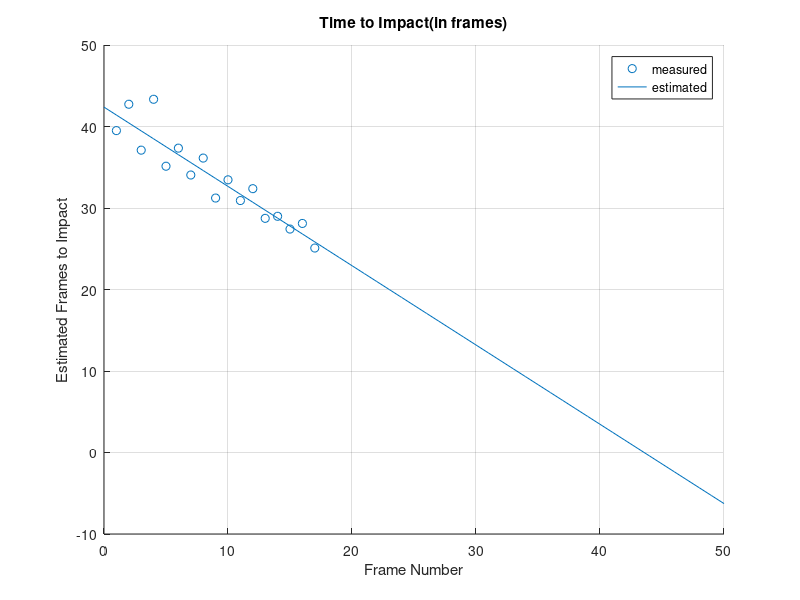
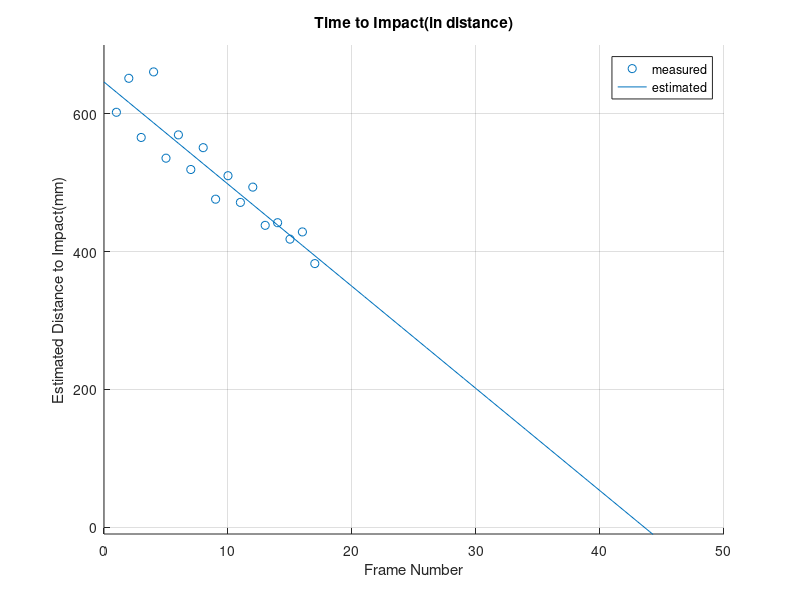
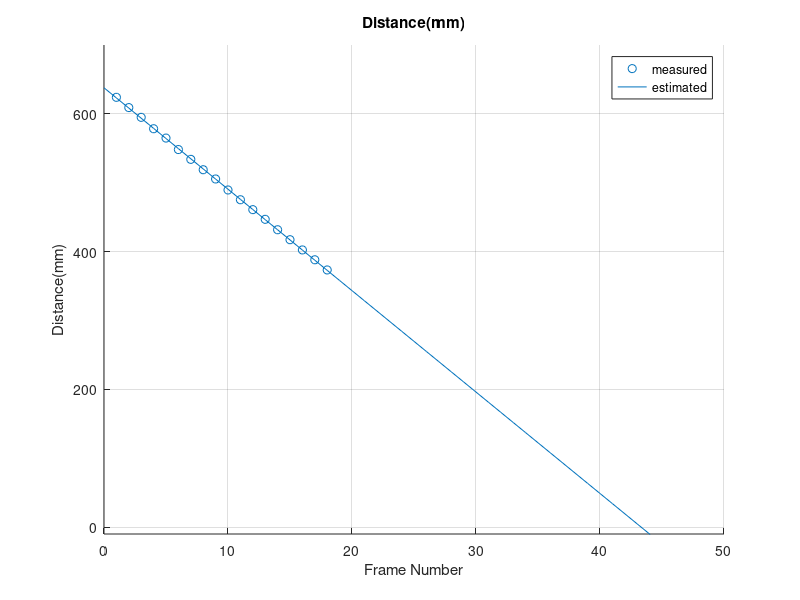

Recreate these plots in MATLAB, in order.
clear; clc; close all;

[x, y] = textread('tau.txt', '%f %f', 17);

% least square estimation
p = polyfit(x,y,1);
frame = 0:50;
tau = polyval(p,frame);

figure(1); hold on; grid on;
title('Time to Impact(in frames)');
scatter(x,y);
plot(frame,tau);
legend('measured', 'estimated');
xlabel('Frame Number');
ylabel('Estimated Frames to Impact');
xlim([0 50]);
ylim([-10 50]);

impact_frame = -p(2)/p(1)

%% task2
distance = 15.25;   % 15.25mm

tau = tau*distance;
figure(2); hold on; grid on;
title('Time to Impact(in distance)');
scatter(x,y*distance);
plot(frame,tau);
legend('measured', 'estimated');
xlabel('Frame Number');
ylabel('Estimated Distance to Impact(mm)');
xlim([0 50]);
ylim([-10 700]);

%% task3
[frame, distance] = textread('distance.txt', '%f %f', 18);
% least square estimation
p = polyfit(frame,distance,1);
more_frame = 0:50;
tau = polyval(p,more_frame);

figure(3); hold on; grid on;
title('Distance(mm)');
scatter(frame,distance);
plot(more_frame,tau);
legend('measured', 'estimated');
xlabel('Frame Number');
ylabel('Distance(mm)');
xlim([0 50]);
ylim([-10 700]);
